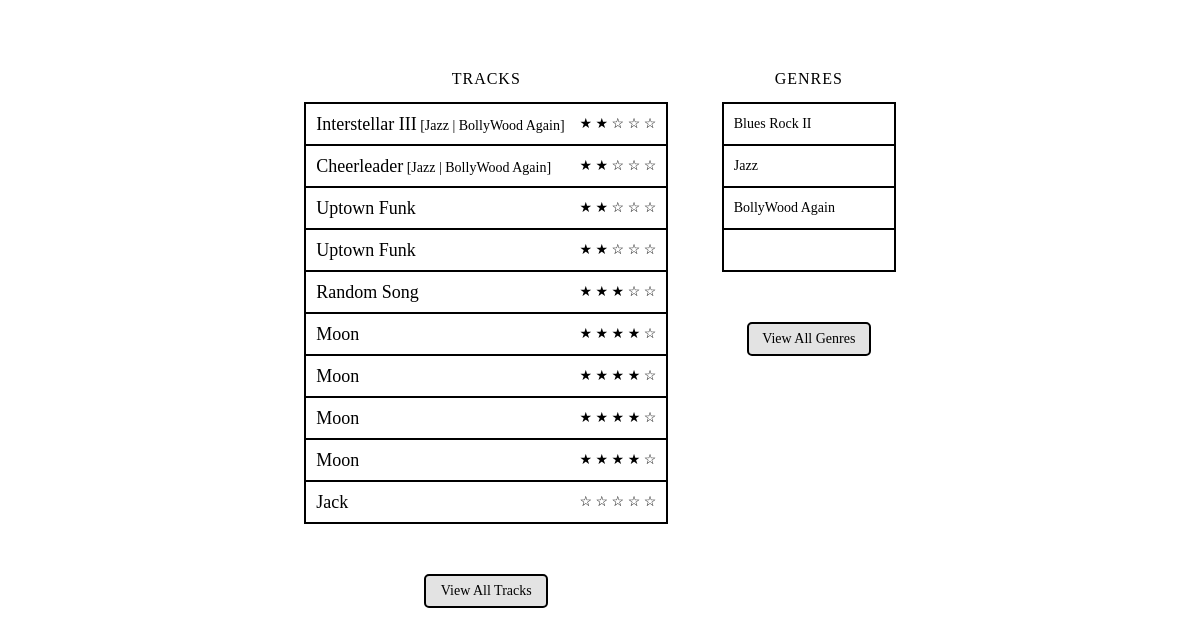
The app's page /music/ with its own data.
### music/models.py (models this page shows)
class Track (models.Model):
    title = models.CharField(max_length=200)
    createDate = models.DateTimeField(default=datetime.now())
    rating = models.IntegerField(default=0)
    genres = models.ManyToManyField('Genre')
    def getRatingIterable(self):
        return range(0, self.rating)
    def getRemainingRatingiterable(self):
        return range(0, 5-self.rating)
    def getGenresAsString(self):
        genresAsString = ""
        for genre in self.genres.all():
            genresAsString = genresAsString + " | "
            genresAsString = genresAsString + genre.name
        print(genresAsString)
        print(genresAsString!="")
        if genresAsString!="":
            value = "[" + genresAsString[3:] + "]"
            return value
        else:
            return genresAsString

class Genre (models.Model):
    name = models.CharField(max_length=200, unique=True)
    description = models.CharField(max_length=1000, blank=True)

### music/views.py (the view)
def index (request):
    trackList = Track.objects.order_by('createDate')[:10]
    genreList = Genre.objects.all()[:10]
    context = dict()
    context['trackList'] = trackList
    context['genreList'] = genreList
    return render(request, "music/index.html", context)

### music/templates/music/index.html (shortened to what this page needs)
{% load static %}
<link rel="stylesheet" href="{% static 'music/index.css' %}">
<div class="container">
    <div class="track-list-container section">
        <div class="title">Tracks</div>
        {% if trackList %}
        <ul class="track-wrapper">
            {% for track in trackList %}
            <li class="track">
                <a href="/music/track/{{track.id}}">
                    <span class="track-title">{{track.title}}</span>
                    {% if track.getGenresAsString %}
                <span class="genres">
                    {{ track.getGenresAsString }}
                </span>
                    {% endif %}
                <span class="ratings-section">
                    {% for rating in track.getRatingIterable %}
                    <span class="star completed"></span>
                    {% endfor %}
                    {% for rating in track.getRemainingRatingiterable %}
                    <span class="star"></span>
                    {% endfor %}
                </span>
                </a>
            </li>
            {% endfor %}
        </ul>
        {% endif %}
        <div class="action-btn">
            <a href="/music/tracks">View All Tracks</a>
        </div>
    </div>
    <div class="genre-list-container section">
        <div class="title">Genres</div>
        {% if genreList %}
        <ul>
            {% for genre in genreList %}
            <li>
                <a href="/music/genre/{{genre.id}}">{{genre.name}}</a>
            </li>
            {% endfor %}
        </ul>
        {% endif %}
        <div class="action-btn">
            <a href="/music/genres">View All Genres</a>
        </div>
    </div>
</div>

### music/static/music/index.css (style rules this page uses)
.container { text-align: center; margin: 50px; font-size: 14px; }
.container li { list-style: none; width: 150px; height: 40px; border: 2px solid #000; border-bottom: none; line-height: 40px; text-align: left; padding: 0 10px; margin: 0 auto; }
.container li:last-child { border-bottom: 2px solid #000; }
.container a { text-decoration: none; color: #000; }
.container ul { padding: 0; }
.container .action-btn { border: 2px solid #000; border-radius: 5px; width: 120px; background-color: #e3e3e3; height: 30px; line-height: 30px; display: block; margin: 50px auto 0; cursor: pointer; outline: none; }
li.track { min-width: 340px; }
.ratings-section { float: right; }
.section { margin-top: 20px; }
.genre-wrapper .genre-name, .track-wrapper .track-title { font-size: 18px; text-transform: capitalize; font-weight: 400; }
.section .title { font-size: 16px; font-weight: bold; }
.ratings-section .star:after { content: '☆' }
.ratings-section .star.completed:after { content: '★' }
.track-list-container.section { display: inline-block; vertical-align: top; margin-right: 50px; }
.genre-list-container.section { display: inline-block; vertical-align: top; }
.track-list-container .title, .genre-list-container .title { text-transform: uppercase; letter-spacing: 1px; font-weight: 400; }

### records on screen
Track: title "Interstellar III", getGenresAsString "[Jazz | BollyWood Again]", rating 2 (drawn)
Track: title "Cheerleader", getGenresAsString "[Jazz | BollyWood Again]", rating 2 (drawn)
Track: title "Uptown Funk", rating 2 (drawn)
Track: title "Uptown Funk", rating 2 (drawn)
Track: title "Random Song", rating 3 (drawn)
Track: title "Moon", rating 4 (drawn)
Track: title "Moon", rating 4 (drawn)
Track: title "Moon", rating 4 (drawn)
Track: title "Moon", rating 4 (drawn)
Track: title "Jack", rating 0 (drawn)
Genre: name "Blues Rock II"
Genre: name "Jazz"
Genre: name "BollyWood Again"
